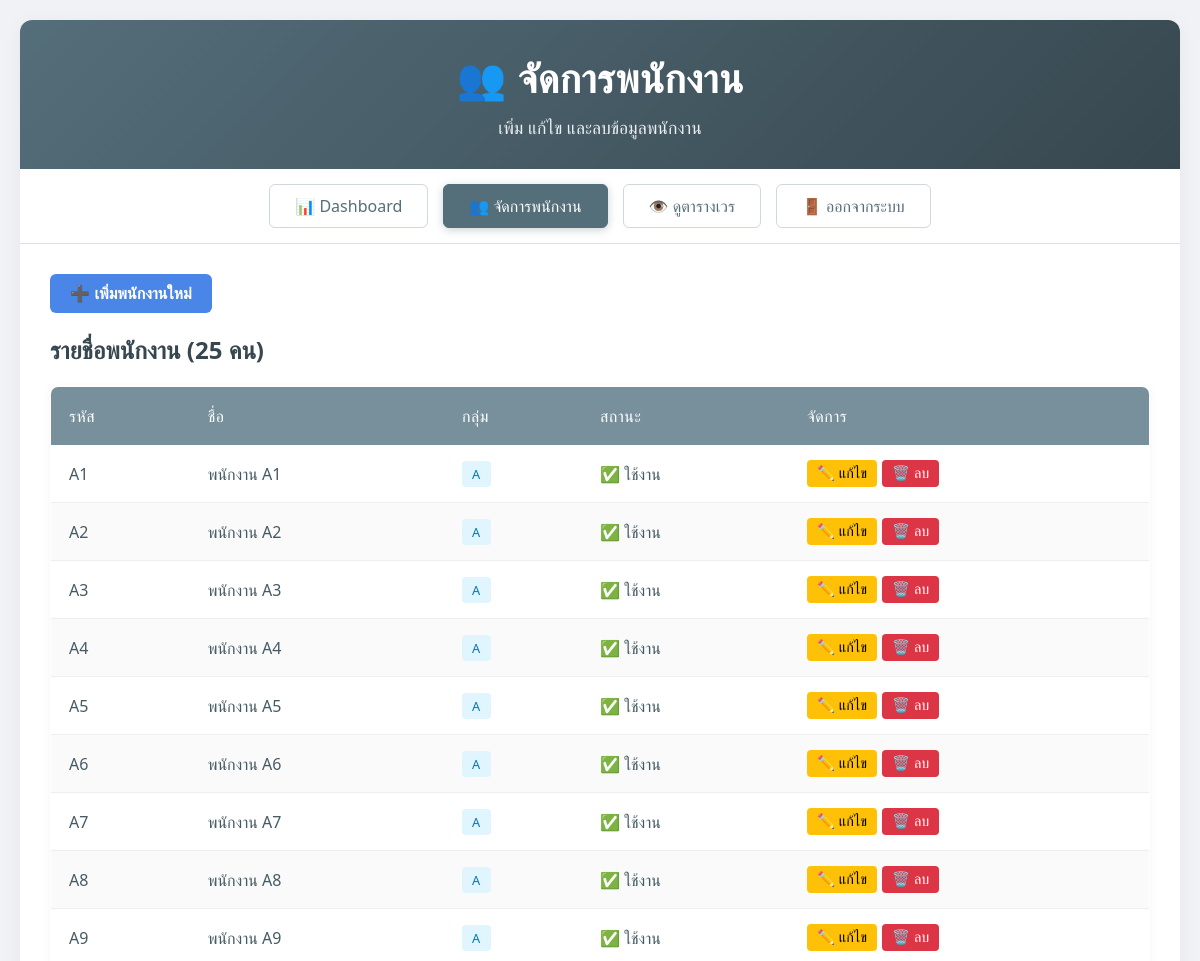
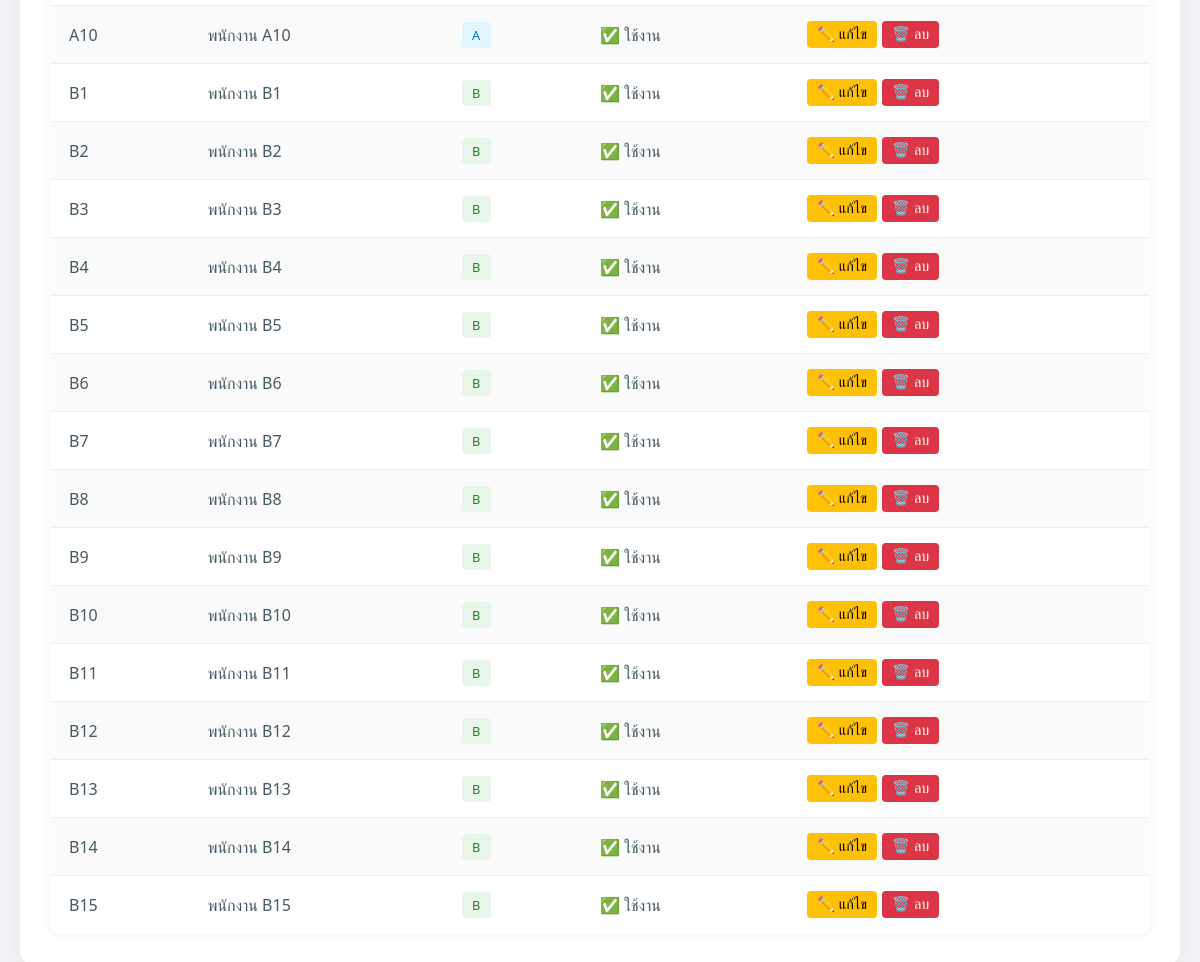
The page /admin/staff.php (signed in) on the database its author committed (2 pictures, top to bottom).
### tables this page shows
CREATE TABLE `staff` (
  `id` int(11) NOT NULL AUTO_INCREMENT,
  `code` varchar(10) NOT NULL,
  `name` varchar(100) NOT NULL,
  `group_type` enum('A','B') NOT NULL,
  `active` tinyint(1) DEFAULT 1,
  `created_at` timestamp NULL DEFAULT current_timestamp(),
  `updated_at` timestamp NULL DEFAULT current_timestamp() ON UPDATE current_timestamp(),
  PRIMARY KEY (`id`),
  UNIQUE KEY `code` (`code`),
  KEY `idx_code` (`code`),
  KEY `idx_group` (`group_type`),
  KEY `idx_active` (`active`)
);

### src/config/database.php (called while the page is built, shortened)
<?php
class Database
{
    private static ?Database $instance = null;
    private PDO $conn;
    private function __construct()
    {
        $host = getenv('DB_HOST') ?: 'db';
        $dbname = getenv('DB_NAME') ?: 'shift_scheduler';
        $user = getenv('DB_USER') ?: 'scheduler_user';
        $pass = getenv('DB_PASS') ?: 'scheduler_secure_pass_2026';
        $port = getenv('DB_PORT') ?: '3306';
        try {
            $this->conn = new PDO(
                "mysql:host=$host;port=$port;dbname=$dbname;charset=utf8mb4",
                $user,
                $pass,
                [
                    PDO::ATTR_ERRMODE => PDO::ERRMODE_EXCEPTION,
                    PDO::ATTR_DEFAULT_FETCH_MODE => PDO::FETCH_ASSOC,
                    PDO::ATTR_EMULATE_PREPARES => false
                ]
            );
        } catch (PDOException $e) {
            sleep(2);
            try {
                $this->conn = new PDO(
                    "mysql:host=$host;port=$port;dbname=$dbname;charset=utf8mb4",
                    $user,
                    $pass,
                    [
                        PDO::ATTR_ERRMODE => PDO::ERRMODE_EXCEPTION,
                        PDO::ATTR_DEFAULT_FETCH_MODE => PDO::FETCH_ASSOC,
                        PDO::ATTR_EMULATE_PREPARES => false
                    ]
                );
            } catch (PDOException $e) {
                die("Database connection failed: " . $e->getMessage());
            }
        }
    }
    public static function getInstance(): Database
    {
        if (self::$instance === null) {
            self::$instance = new Database();
        }
        return self::$instance;
    }
    public function getConnection(): PDO
    {
        return $this->conn;
    }
}

### src/models/StaffDB.php (called while the page is built, shortened)
<?php
require_once __DIR__ . '/../config/database.php';
class StaffDB
{
    private PDO $db;
    public function __construct()
    {
        $this->db = Database::getInstance()->getConnection();
    }
    public function getAll(): array
    {
        $stmt = $this->db->query(
            "SELECT * FROM staff WHERE active = 1 ORDER BY
             CASE WHEN group_type = 'A' THEN 1 ELSE 2 END,
             CAST(SUBSTRING(code, 2) AS UNSIGNED)"
        );
        return $stmt->fetchAll();
    }
}

### src/admin/staff.php (the view, shortened to what this page needs)
<?php
require_once __DIR__ . '/../auth/Auth.php';
require_once __DIR__ . '/../models/StaffDB.php';
$staffDB = new StaffDB();
$allStaff = $staffDB->getAll();
?>
<!DOCTYPE html>
<html lang="th">
<head>
    <link rel="stylesheet" href="../public/css/style.css">
</head>
<body>
    <div class="container">
        <header>
            <h1>👥 จัดการพนักงาน</h1>
            <p>เพิ่ม แก้ไข และลบข้อมูลพนักงาน</p>
        </header>
        <nav>
            <a href="index.php">📊 Dashboard</a>
            <a href="staff.php" class="active">👥 จัดการพนักงาน</a>
            <a href="../">👁️ ดูตารางเวร</a>
            <a href="logout.php">🚪 ออกจากระบบ</a>
        </nav>
        <div class="content">
            <button onclick="showAddModal()" class="btn-primary" style="margin-bottom: 20px;">
                ➕ เพิ่มพนักงานใหม่
            </button>
            <h2>รายชื่อพนักงาน (<?= count($allStaff) ?> คน)</h2>
            <table>
                <thead>
                    <tr>
                        <th>รหัส</th>
                        <th>ชื่อ</th>
                        <th>กลุ่ม</th>
                        <th>สถานะ</th>
                        <th>จัดการ</th>
                    </tr>
                </thead>
                <tbody>
                    <?php foreach ($allStaff as $staff): ?>
                        <tr>
                            <td><?= htmlspecialchars($staff['code']) ?></td>
                            <td><?= htmlspecialchars($staff['name']) ?></td>
                            <td><span
                                    class="badge badge-<?= $staff['group_type'] === 'A' ? 'info' : 'success' ?>"><?= $staff['group_type'] ?></span>
                            </td>
                            <td><?= $staff['active'] ? '✅ ใช้งาน' : '❌ ระงับ' ?></td>
                            <td>
                                <div class="action-btns">
                                    <button class="btn-edit"
                                        onclick="showEditModal(<?= $staff['id'] ?>, '<?= htmlspecialchars($staff['name'], ENT_QUOTES) ?>')">
                                        ✏️ แก้ไข
                                    </button>
                                    <button class="btn-delete"
                                        onclick="confirmDelete(<?= $staff['id'] ?>, '<?= htmlspecialchars($staff['code'], ENT_QUOTES) ?>')">
                                        🗑️ ลบ
                                    </button>
                                </div>
                            </td>
                        </tr>
                    <?php endforeach; ?>
                </tbody>
            </table>
        </div>
    </div>
</body>
</html>

### public/css/style.css (style rules this page uses)
* { margin: 0; padding: 0; box-sizing: border-box; }
body { font-family: 'Bai Jamjuree', 'Segoe UI', Tahoma, Geneva, Verdana, sans-serif; background: #f0f2f5; min-height: 100vh; padding: 20px; color: #37474f; }
.container { max-width: 1400px; margin: 0 auto; background: white; border-radius: 12px; box-shadow: 0 4px 20px rgba(0, 0, 0, 0.05); overflow: hidden; }
header { background: linear-gradient(135deg, #546e7a 0%, #37474f 100%); color: white; padding: 30px; text-align: center; }
header h1 { font-size: 2.5rem; margin-bottom: 10px; font-weight: 600; letter-spacing: 0.5px; text-shadow: none; }
header p { font-size: 1.1rem; opacity: 0.9; font-weight: 400; }
nav { background: #ffffff; padding: 15px 30px; border-bottom: 1px solid #e0e0e0; display: flex; flex-wrap: wrap; gap: 15px; justify-content: center; }
nav a { text-decoration: none; color: #546e7a; padding: 10px 25px; border-radius: 6px; background: white; border: 1px solid #cfd8dc; font-weight: 500; transition: all 0.2s ease; box-shadow: none; }
nav a.active { background: #546e7a; color: white; border-color: #546e7a; box-shadow: 0 2px 8px rgba(84, 110, 122, 0.3); }
.content { padding: 30px; }
table { width: 100%; border-collapse: collapse; margin-top: 20px; background: white; border-radius: 8px; overflow: hidden; box-shadow: 0 2px 10px rgba(0, 0, 0, 0.05); border: 1px solid #eceff1; }
table thead { background: #78909c; color: white; }
table th { padding: 18px; text-align: left; font-weight: 500; font-size: 1rem; letter-spacing: 0.5px; }
table td { padding: 15px 18px; border-bottom: 1px solid #eceff1; color: #455a64; }
table tbody tr { transition: background 0.2s ease; }
table tbody tr:nth-child(even) { background: #fafafa; }
.badge { display: inline-block; padding: 4px 10px; border-radius: 4px; font-size: 0.8rem; font-weight: 500; letter-spacing: 0.3px; }
.badge-success { background: #e8f5e9; color: #2e7d32; }
.badge-info { background: #e1f5fe; color: #0277bd; }

### src/admin/staff.php (style rules this page uses)
.btn-primary { background: #4a86e8; color: white; padding: 10px 20px; border: none; border-radius: 6px; cursor: pointer; font-size: 1rem; font-weight: 600; }
.action-btns { display: flex; gap: 5px; }
.action-btns button { padding: 5px 10px; border: none; border-radius: 4px; cursor: pointer; font-size: 0.9rem; }
.btn-edit { background: #ffc107; color: #000; }
.btn-delete { background: #dc3545; color: white; }

### rows shown on the page
staff: code "A1", name "พนักงาน A1", group_type "A", active "✅ ใช้งาน"
staff: code "A2", name "พนักงาน A2", group_type "A", active "✅ ใช้งาน"
staff: code "A3", name "พนักงาน A3", group_type "A", active "✅ ใช้งาน"
staff: code "A4", name "พนักงาน A4", group_type "A", active "✅ ใช้งาน"
staff: code "A5", name "พนักงาน A5", group_type "A", active "✅ ใช้งาน"
staff: code "A6", name "พนักงาน A6", group_type "A", active "✅ ใช้งาน"
staff: code "A7", name "พนักงาน A7", group_type "A", active "✅ ใช้งาน"
staff: code "A8", name "พนักงาน A8", group_type "A", active "✅ ใช้งาน"
staff: code "A9", name "พนักงาน A9", group_type "A", active "✅ ใช้งาน"
staff: code "A10", name "พนักงาน A10", group_type "A", active "✅ ใช้งาน"
staff: code "B1", name "พนักงาน B1", group_type "B", active "✅ ใช้งาน"
staff: code "B2", name "พนักงาน B2", group_type "B", active "✅ ใช้งาน"
staff: code "B3", name "พนักงาน B3", group_type "B", active "✅ ใช้งาน"
staff: code "B4", name "พนักงาน B4", group_type "B", active "✅ ใช้งาน"
staff: code "B5", name "พนักงาน B5", group_type "B", active "✅ ใช้งาน"
staff: code "B6", name "พนักงาน B6", group_type "B", active "✅ ใช้งาน"
staff: code "B7", name "พนักงาน B7", group_type "B", active "✅ ใช้งาน"
staff: code "B8", name "พนักงาน B8", group_type "B", active "✅ ใช้งาน"
staff: code "B9", name "พนักงาน B9", group_type "B", active "✅ ใช้งาน"
staff: code "B10", name "พนักงาน B10", group_type "B", active "✅ ใช้งาน"
staff: code "B11", name "พนักงาน B11", group_type "B", active "✅ ใช้งาน"
staff: code "B12", name "พนักงาน B12", group_type "B", active "✅ ใช้งาน"
staff: code "B13", name "พนักงาน B13", group_type "B", active "✅ ใช้งาน"
staff: code "B14", name "พนักงาน B14", group_type "B", active "✅ ใช้งาน"
staff: code "B15", name "พนักงาน B15", group_type "B", active "✅ ใช้งาน"

### other values the page prints
count($allStaff) "25"
